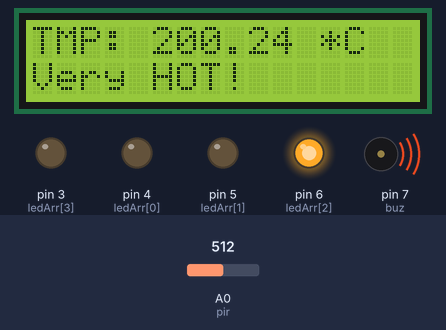
Bench run of a sketch on a simulated Arduino Uno, built with avr-gcc and run on an emulated ATmega328P. Shown: 16×2 character LCD, output pins drawn as LEDs (lit = HIGH), buzzer (waves = sounding, pin HIGH). The test bench sets the inputs (shaded band); at power-on: A0 (pir) = 512. What the sketch prints to the serial monitor is not drawn.

Above: at 1.2 s.
1.3 s: A0 (pir) set to 261
At 2.1 s:
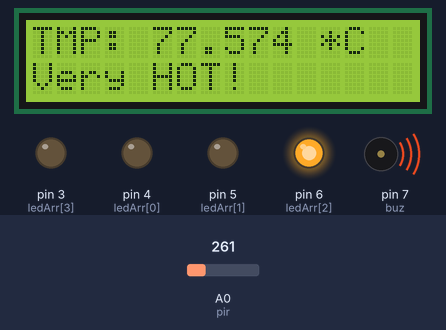
2.9 s: A0 (pir) set to 228
At 4.0 s:
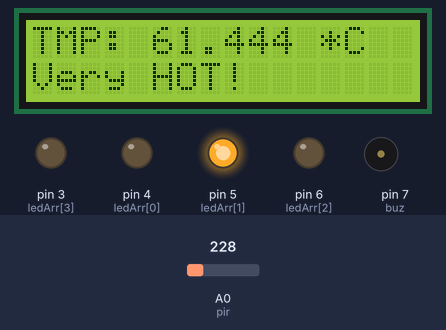
4.4 s: A0 (pir) set to 202
At 5.0 s:
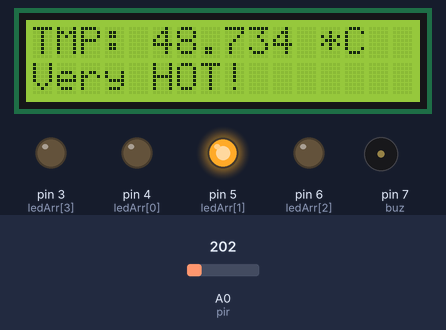
5.9 s: A0 (pir) set to 166
At 7.1 s:
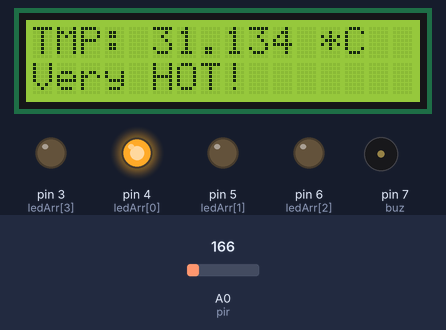
7.4 s: A0 (pir) set to 110
At 8.2 s:
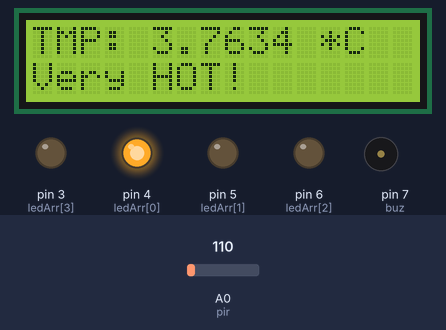
8.9 s: A0 (pir) set to 95
At 9.3 s:
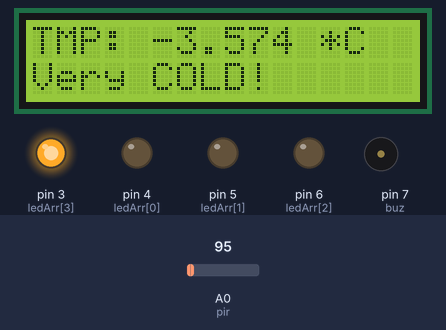
Timing chart, 0 to 11.4 s (numbered marks = the images above; inputs shaded):
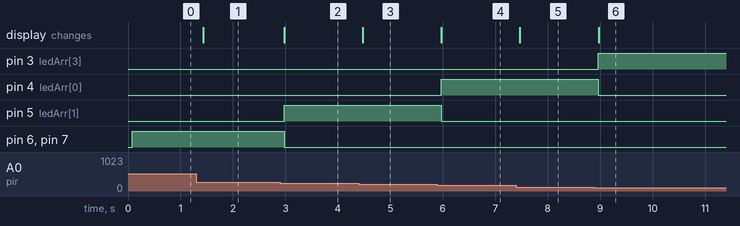

Measured:
- the behaviour switches between 246 and 245 on A0 (pir) (found by bisection; images 1 and 2)
- the behaviour switches between 185 and 184 on A0 (pir) (found by bisection; images 3 and 4)
- the behaviour switches between 103 and 102 on A0 (pir) (found by bisection; images 5 and 6)
- after the input at 1.3 s, the display: changes after 0.13 s (image 1)
- after the input at 2.9 s, pin 5 (ledArr[1]): LOW → HIGH after 0.08 s; pin 6 (ledArr[2]), pin 7 (buz): HIGH → LOW after 0.08 s; the display: changes after 0.08 s (image 2)
- after the input at 4.4 s, the display: changes after 0.08 s (image 3)
- after the input at 5.9 s, pin 4 (ledArr[0]): LOW → HIGH after 0.08 s; pin 5 (ledArr[1]): HIGH → LOW after 0.08 s; the display: changes after 0.08 s (image 4)
- after the input at 7.4 s, the display: changes after 0.07 s (image 5)
- after the input at 8.9 s, pin 3 (ledArr[3]): LOW → HIGH after 0.06 s; pin 4 (ledArr[0]): HIGH → LOW after 0.06 s; the display: changes after 0.07 s (image 6)

The sketch:

tmpAlert.ino
```cpp
// Show temperature on LCD and Serial Monitor, if tepmperature exceeds threshold, show alert on LCD and turn on Red LED.

#include <LiquidCrystal_I2C.h>
LiquidCrystal_I2C lcd(0x27, 16, 2);

int ledArr[4] = {4, 5, 6, 3};

int pir = A0;
int buz = 7;

void setup()
{
    // LED Configure
    for (int i = 0; i < 4; i++)
    {
        pinMode(ledArr[i], OUTPUT);
    }

    // Buzzer Configure
    pinMode(buz, OUTPUT);

    // LCD Configure
    lcd.init();
    lcd.backlight();

    // Serial Monitor Configure
    Serial.begin(9600);
}

void loop()
{
    // lcd.clear();
    float sensor = analogRead(pir);

    float volt = sensor * (5.0 / 1023.0);
    float tempu = (volt - 0.5) * 100.0;

    lcd.setCursor(0, 0);
    lcd.print("TMP: ");
    lcd.print(tempu);
    lcd.setCursor(12, 0);
    lcd.print("*C");

    if (tempu < 0.0)
    {
        digitalWrite(ledArr[0], LOW);
        digitalWrite(ledArr[1], LOW);
        digitalWrite(ledArr[2], LOW);
        digitalWrite(ledArr[3], HIGH);
        digitalWrite(buz, LOW);

        lcd.setCursor(0, 1);
        lcd.print("Very COLD!");
    }
    else if (tempu >= 0.0 && tempu <= 40.0)
    {
        digitalWrite(ledArr[0], HIGH);
        digitalWrite(ledArr[1], LOW);
        digitalWrite(ledArr[2], LOW);
        digitalWrite(ledArr[3], LOW);
        digitalWrite(buz, LOW);
    }
    else if (tempu > 40.0 && tempu <= 70.0)
    {
        digitalWrite(ledArr[0], LOW);
        digitalWrite(ledArr[1], HIGH);
        digitalWrite(ledArr[2], LOW);
        digitalWrite(ledArr[3], LOW);
        digitalWrite(buz, LOW);
    }
    else if (tempu > 70.0)
    {
        digitalWrite(ledArr[0], LOW);
        digitalWrite(ledArr[1], LOW);
        digitalWrite(ledArr[2], HIGH);
        digitalWrite(ledArr[3], LOW);
        digitalWrite(buz, HIGH);

        lcd.setCursor(0, 1);
        lcd.print("Very HOT!");
    }

    Serial.print("Temperature: ");
    Serial.print(tempu);
    Serial.println(" *C");
    delay(200);
}
```
